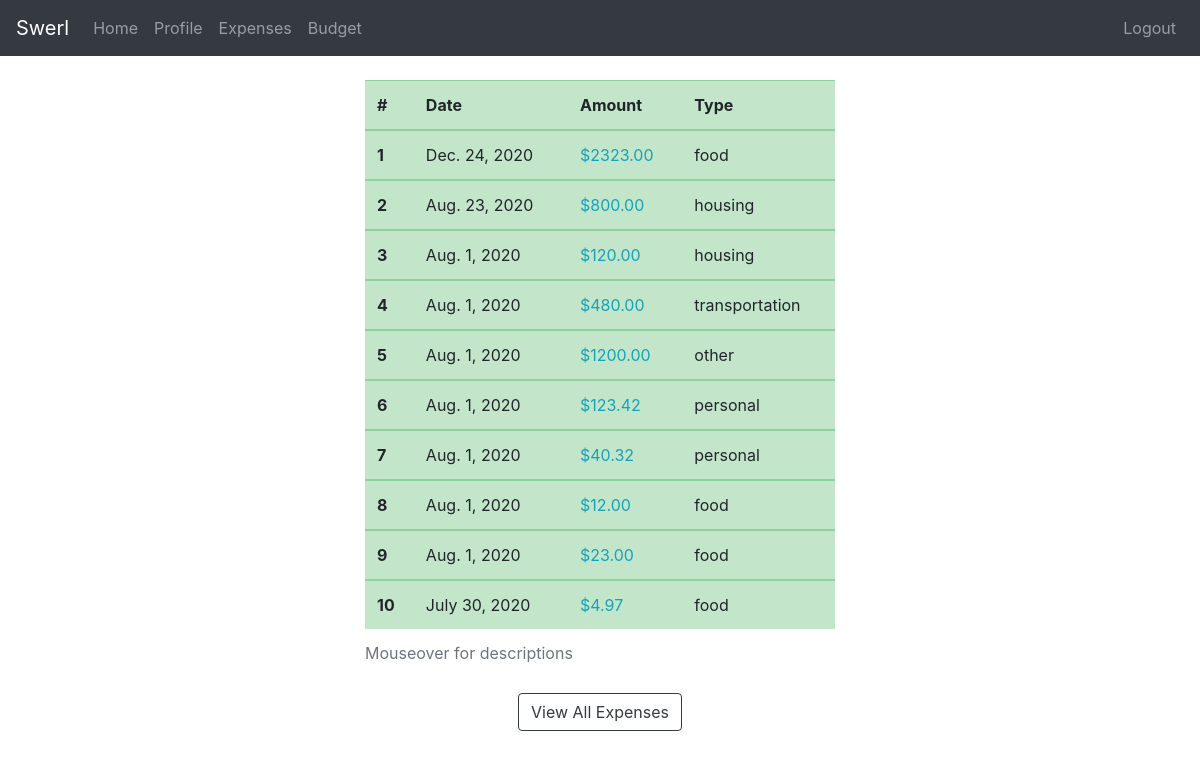
/profile/ (signed in), run on the app's committed database.
### expenses/models.py (models this page shows)
class Expense(models.Model):
    amount = models.DecimalField(max_digits=11, decimal_places=2)
    expense_date = models.DateField(default=datetime.now, blank=True)
    description = models.CharField(max_length=100, blank=True)
    expense_type = models.CharField(max_length=100)
    author = models.ForeignKey(settings.AUTH_USER_MODEL, on_delete=models.CASCADE)

### swerl_profile/views.py (the view)
# urls.py: path("profile/", profile_page, name="profile_page"),
def profile_page(request):
    author_id = request.user.id
    user_expenses = Expense.objects.filter(author=author_id).order_by("-expense_date")[:10]
    user_name = request.user.username
    context = {
        "user_expenses": user_expenses,
        "user_name": user_name,
    }
    return render(request, "swerl_profile/swerl_profile.html", context)

### budget/templates/swerl_profile/swerl_profile.html (shortened to what this page needs)
{% extends "base.html" %}
{% block content %}
<br>
<div class="container" style="max-width: 500px; max-height: 550px;">
    <table class="table table-hover table-success">
        <caption>Mouseover for descriptions</caption>
        <thead>
        <tr>
            <th scope="col">#</th>
            <th scope="col">Date</th>
            <th scope="col">Amount</th>
            <th scope="col">Type</th>
        </tr>
        </thead>
        {% for user_expense in user_expenses %}
        <tbody>
            <tr data-toggle="tooltip" title="{{ user_expense.description }}">
                <th scope="row">{{ forloop.counter }}</th>
                <td>{{ user_expense.expense_date }}</td>
                <td class="text-info">${{ user_expense.amount }}</td>
                <td>{{ user_expense.expense_type }}</td>
            </tr>
        </tbody>
        {% endfor %}
    </table>
    <div class="text-center">
        <a class="btn btn-outline-dark" href="/expenses">View All Expenses</a>
    </div>
</div>
{% endblock content %}

### data on the page
Expense: expense_date "Dec. 24, 2020", amount "2323.00", expense_type "food"
Expense: expense_date "Aug. 23, 2020", amount "800.00", expense_type "housing"
Expense: expense_date "Aug. 1, 2020", amount "120.00", expense_type "housing"
Expense: expense_date "Aug. 1, 2020", amount "480.00", expense_type "transportation"
Expense: expense_date "Aug. 1, 2020", amount "1200.00", expense_type "other"
Expense: expense_date "Aug. 1, 2020", amount "123.42", expense_type "personal"
Expense: expense_date "Aug. 1, 2020", amount "40.32", expense_type "personal"
Expense: expense_date "Aug. 1, 2020", amount "12.00", expense_type "food"
Expense: expense_date "Aug. 1, 2020", amount "23.00", expense_type "food"
Expense: expense_date "July 30, 2020", amount "4.97", expense_type "food"
